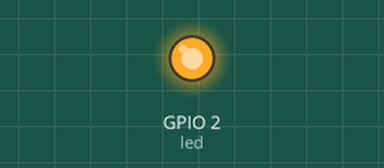
This program was run on a simulated ESP32 board running MicroPython. Parts: output pins drawn as LEDs (lit = HIGH). WiFi joins after 1.5 s; what the program prints to the serial console is not drawn.

Above: at 3.0 s.
At 5.0 s:
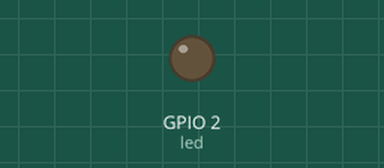
Timing chart, 0 to 7.2 s (numbered marks = the images above):
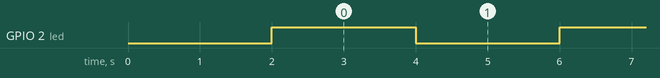

Measured:
- by itself, GPIO 2 (led): alternates HIGH for 2.0 s and LOW for 2.0 s

The program:

Testing.py
```python
#IO0 IO4 IO10 IO12~19 IO21~23 IO25~27

githubProjectURL = 'https://github.com/newton45/Esp32_Testing/blob/master/Testing.txt'

from ota_update.main.ota_updater import OTAUpdater

import urequests
import time
from machine import Pin,PWM
import network
import socket

SSID="CMCC-101"
PASSWORD="101101101"
wlan=None

led=Pin(2,Pin.OUT)


def start():
  try:
    print('WIFI_Connecting...')
    connectWifi(SSID, PASSWORD)
    while 1:
      led.value(1)
      time.sleep(2)
      led.value(0)
      time.sleep(2)
  except:
    led.deinit()
    wlan.disconnect()
    wlan.active(False)

def download_and_install_update_if_available():
   o = OTAUpdater(githubProjectURL)
   o.download_and_install_update_if_available(SSID, PASSWORD)

def connectWifi(ssid,passwd):
  global wlan
  wlan=network.WLAN(network.STA_IF)
  wlan.active(True)
  wlan.disconnect()
  wlan.connect(ssid,passwd)
  while(wlan.ifconfig()[0]=='0.0.0.0'):
    time.sleep(1)
  print("WIFI_Connected!")
  return True

def getHttp():
  response = urequests.get('https://raw.githubusercontent.com/newton45/ESP_32/master/test.txt')
  print(response.text)
  led.value(int(response.text))

def boot():
   download_and_install_update_if_available()
   start()

boot()
```
